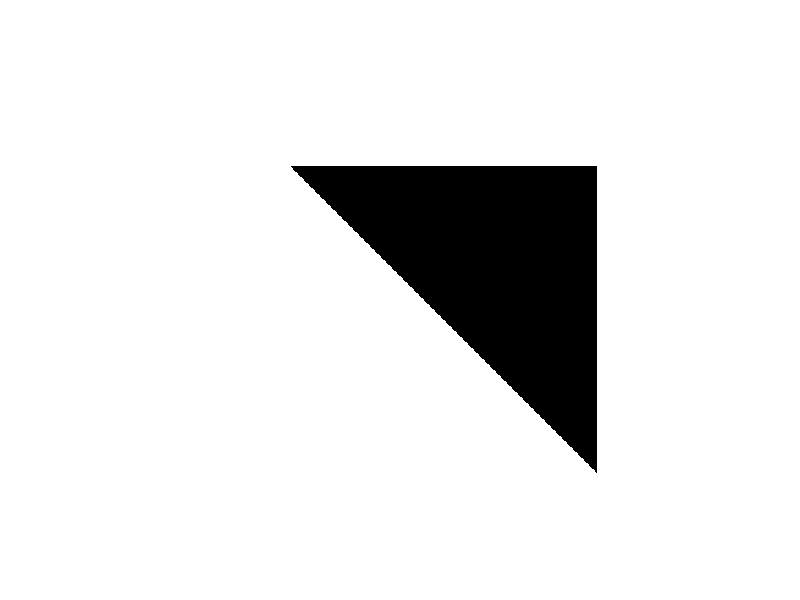
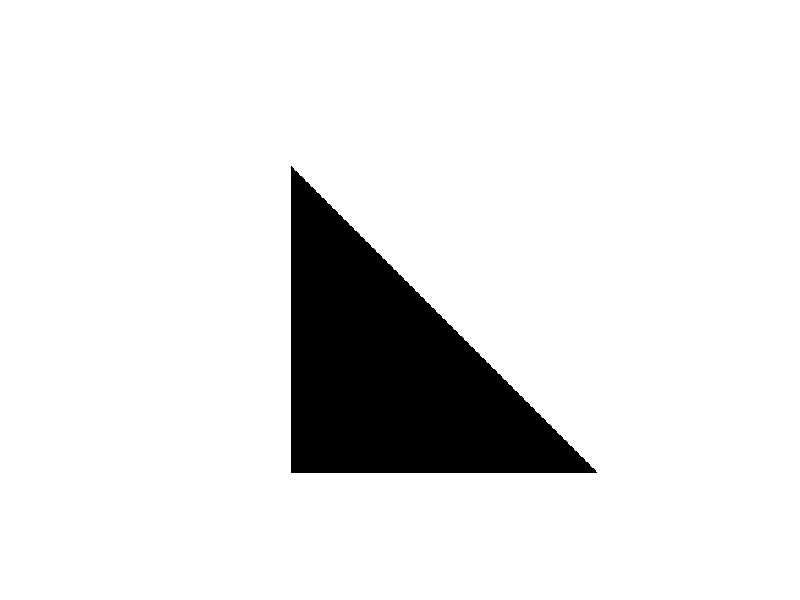

These figures' MATLAB source, in order:
% Write matlab code to display following binary images
% Write a program to display a triangle
 close all;
 clearvars;
A = ones(400,400);
for i=350:-1:100
  for j=350:-1:i
    A(i,j)=0;
  end
end
    figure,imshow(A);
    
B = ones(400,400);
for k=100:350
  for l=100:k
    B(k,l)=0;
  end
end
    figure,imshow(B);